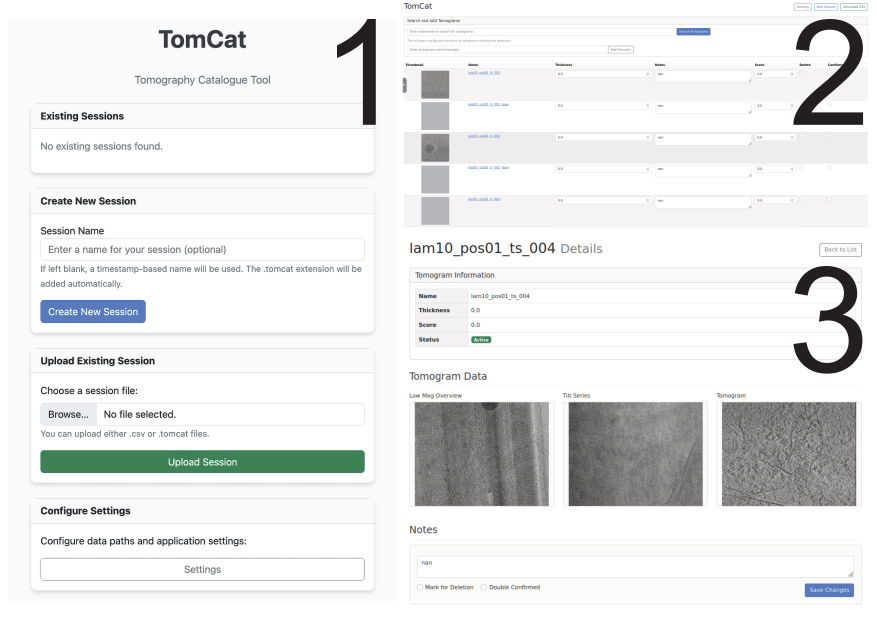
#> input picture assets/img.png, 3508 x 2481 px (shown at 1/4 size); its folder holds only this picture in this run
$ python -i media_utils.py   (imports and definitions only)
#> lines starting #> are read from the running program, lines starting #| are printed output that depends on the picture
"""
Media Utility Functions for TomCat Application

This module provides utility functions for media operations including
generating thumbnails, animations, and other visualizations from MRC files.
"""
import os
import sys
import logging
import traceback
import numpy as np
from PIL import Image, UnidentifiedImageError
import mrcfile
import imageio
from contextlib import contextmanager

logger = logging.getLogger(__name__)

class MediaProcessingError(Exception):
    """Custom exception for media processing errors with detailed context."""
    pass

# [169 lines left out: functions safe_file_open, normalize_tomogram_data, normalize_tiltseries_data, normalize_image_data, validate_mrc_file, get_traceback_str, not called in this run]


def generate_jpeg_thumbnail(source_file, output_file, min_side=150):
    """
    Generate a JPEG thumbnail from an MRC file or other image file.

    Args:
        source_file (str): Path to the source file (MRC, JPG, PNG, etc.)
        output_file (str): Path to save the thumbnail to
        min_side (int, optional): Minimum side length for the thumbnail

    Returns:
        bool: True if successful, False otherwise
    """
    # Check input parameters
    if not source_file or not output_file:
        logger.error("Missing required parameters: source_file and output_file must be specified")
        return False

    if not os.path.exists(source_file):
        logger.error(f"Source file does not exist: {source_file}")
        return False

    if min_side <= 0:
        logger.error(f"Invalid minimum side length: {min_side}")
        return False

    # Track file type for better error reporting
    file_type = "unknown"

    try:
        # Ensure output directory exists
        os.makedirs(os.path.dirname(output_file), exist_ok=True)

        # Handle different file types
        if source_file.lower().endswith(('.jpg', '.jpeg', '.png', '.tif', '.tiff')):
            file_type = "image"
            return _generate_thumbnail_from_image(source_file, output_file, min_side)

        elif source_file.lower().endswith(('.mrc', '.rec', '.rec.mrc')):
            file_type = "mrc"
            # Validate the MRC file first
            validate_mrc_file(source_file)
            return _generate_thumbnail_from_mrc(source_file, output_file, min_side)

        else:
            logger.error(f"Unsupported file format for thumbnail generation: {source_file}")
            return False

    except MediaProcessingError as e:
        logger.error(f"Media processing error for {file_type} file: {str(e)}")
        return False
    except Exception as e:
        logger.error(f"Unexpected error generating thumbnail from {file_type} file: {str(e)}")
        logger.debug(get_traceback_str())
        return False
    finally:
        # Clean up partial output file if generation failed
        if os.path.exists(output_file) and os.path.getsize(output_file) == 0:
            try:
                os.remove(output_file)
                logger.debug(f"Removed empty output file: {output_file}")
            except:
                pass

# [94 lines left out: functions parse_tilt_angles, generate_frames_from_mrc, not called in this run]

def _generate_thumbnail_from_image(source_file, output_file, min_side):
    """Helper function to generate thumbnail from standard image formats."""
#> called with source_file = '../../assets/img.png', output_file = 'out.png', min_side = 150
    try:
        # For image files, use PIL directly
        img = Image.open(source_file)
#> img is the input picture: PIL image 3508x2481 RGB; mean R, G, B 232, 232.9, 232.8

        # Check if image is valid
        if img.width <= 0 or img.height <= 0:
            raise MediaProcessingError(f"Invalid image dimensions: {img.width}x{img.height}")

        # Convert to RGB if it's not already
        if img.mode != 'RGB':
            img = img.convert('RGB')

        # Resize preserving aspect ratio
        width, height = img.size
#> width = 3508; height = 2481
        ratio = max(min_side / width, min_side / height)
#> ratio = 0.0605
        new_size = (int(width * ratio), int(height * ratio))
#> new_size = (212, 150)
        img = img.resize(new_size, Image.LANCZOS)
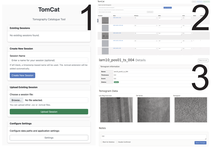
#> img: PIL image 212x150 RGB; mean R, G, B 231.6, 232.5, 232.4

        # Save as JPEG
        img.save(output_file, 'JPEG', quality=85)
        logger.info(f"Generated thumbnail from image file: {output_file}")
        return True

    except UnidentifiedImageError:
        raise MediaProcessingError(f"File is not a valid image: {source_file}")
    except OSError as e:
        raise MediaProcessingError(f"OS error handling image file: {str(e)}")
    except Exception as e:
        raise MediaProcessingError(f"Error processing image file: {str(e)}")

# [441 lines left out: functions _generate_thumbnail_from_mrc, generate_tiltseries_animation, generate_tomogram_animation, not called in this run]

>>> result = generate_jpeg_thumbnail('../../assets/img.png', 'out.png')
